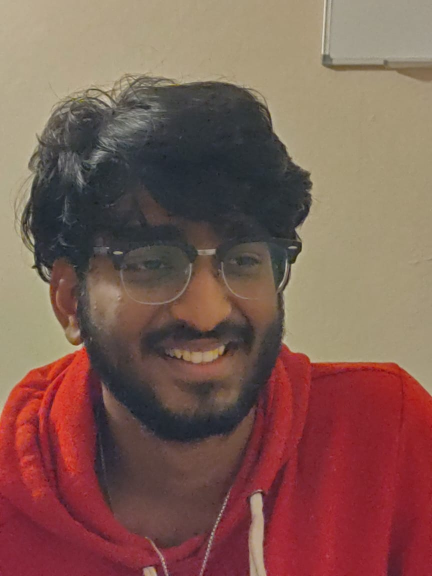
#> input picture Data/1.jpeg, 864 x 1152 px, found by its file name (shown at 1/2 size)
$ jupyter execute --allow-errors Face_Recognition.ipynb   (shell and % lines are left out)
#> lines starting #> are read from the running program, lines starting #| are printed output that depends on the picture
<a href="https://colab.research.google.com/github/iam-abbas/Live-Face-Blur/blob/master/Face_Recognition.ipynb" target="_parent"></a>

[cell 1]
import tensorflow as tf
from tensorflow.keras.models import Model
from tensorflow.keras.layers import Activation
from tensorflow.keras.layers import BatchNormalization
from tensorflow.keras.layers import Concatenate
from tensorflow.keras.layers import Conv2D
from tensorflow.keras.layers import Dense
from tensorflow.keras.layers import Dropout
from tensorflow.keras.layers import GlobalAveragePooling2D
from tensorflow.keras.layers import Input
from tensorflow.keras.layers import Lambda
from tensorflow.keras.layers import MaxPooling2D
from tensorflow.keras.layers import add
from tensorflow.keras import backend as K
from tensorflow.keras.preprocessing import image
from tensorflow.keras.preprocessing.image import load_img, save_img, img_to_array
from tensorflow.keras.applications.imagenet_utils import preprocess_input
from tensorflow.keras.models import load_model

from PIL import Image
from scipy import spatial
import matplotlib.pyplot as plt
import numpy as np

import cv2
from google.colab.patches import cv2_imshow

#> (a cell that did not finish here is left out)

#> (a cell that did not finish here is left out)

#> (a cell that did not finish here is left out)

#> (a cell that did not finish here is left out)

[cell 6]
def preprocess_image(image):
    height = input_details[0]['shape'][1]
    width = input_details[0]['shape'][2]
    img = cv2.resize(image, (height, width))
    img = img_to_array(img)
    img = np.expand_dims(img, axis=0)
    img = preprocess_input(img)
    return img

def l2_normalize(x):
    return x / np.sqrt(np.sum(np.multiply(x, x)))

def findCosineSimilarity(source_representation, test_representation):
    a = np.matmul(np.transpose(source_representation), test_representation)
    b = np.sum(np.multiply(source_representation, source_representation))
    c = np.sum(np.multiply(test_representation, test_representation))
    return 1 - (a / (np.sqrt(b) * np.sqrt(c)))

def findEuclideanDistance(source_representation, test_representation):
    euclidean_distance = source_representation - test_representation
    euclidean_distance = np.linalg.norm(euclidean_distance)
    return euclidean_distance

[cell 7]
def tflite_predict(data):
    interpreter.set_tensor(input_details[0]['index'], data)
    interpreter.invoke()
    prediction = interpreter.get_tensor(output_details[0]['index'])
    return prediction

#> (a cell that did not finish here is left out)

##### That's cool, minimal loss during conversion from keras model to tflite

[cell 9]
threshold = 0.4
#> threshold = 0.4

def verifyFace(img1, img2):

    img1_representation = tflite_predict(preprocess_image((img1)))[0,:]
    img2_representation = tflite_predict(preprocess_image((img2)))[0,:]

    img1_representation = l2_normalize(img1_representation)
    img2_representation = l2_normalize(img2_representation)

    euclidean_distance = findEuclideanDistance(img1_representation, img2_representation)
    print(euclidean_distance)

    if euclidean_distance < threshold:
        return True
    else:
        return False

[cell 10]
face_cascade_name = "Live-Face-Blur/haarcascade_frontalface_default.xml"
face_cascade = cv2.CascadeClassifier()
face_cascade.load(face_cascade_name)

def get_face(img):
  image = cv2.imread(img)
  result_image = image.copy()


  grayimg = cv2.cvtColor(image, cv2.COLOR_BGR2GRAY)
  grayimg = cv2.equalizeHist(grayimg)

  faces = face_cascade.detectMultiScale(grayimg, 1.1, 5, 0|cv2.CASCADE_SCALE_IMAGE, (20, 20))
  if len(faces) != 0:
    face_array = []
    x_y = []
    for f in faces:
        x, y, w, h = [ v for v in f ]
        sub_face = image[y:y+h, x:x+w]
        # sub_face = cv2.cvtColor(sub_face, cv2.COLOR_BGR2GRAY)
        face_array.append(sub_face)
        x_y.append([x, y])


    return face_array, x_y
  else:
    print("No face found.")
    return [image], [0, 0]

[cell 11]
def check_face(img):
  count = 0
  faces = []
  x_y = []
  imgs = []
  match = None
  for i in range(1, 6):
    imgs.append('Live-Face-Blur/Data/'+str(i)+'.jpeg')
  im_data, nay =  get_face(img)
  for i in range(len(im_data)):
    cv2_imshow(im_data[i])
    for im in imgs:
      im, no = get_face(im)
      if not verifyFace((im)[0], im_data[i]):
        faces.append(im_data[i])
        x_y.append(nay[i])
      else:
        match = im_data[i]
        print("found")
        count += 1


  return faces, x_y, match

#> (a cell that did not finish here is left out)

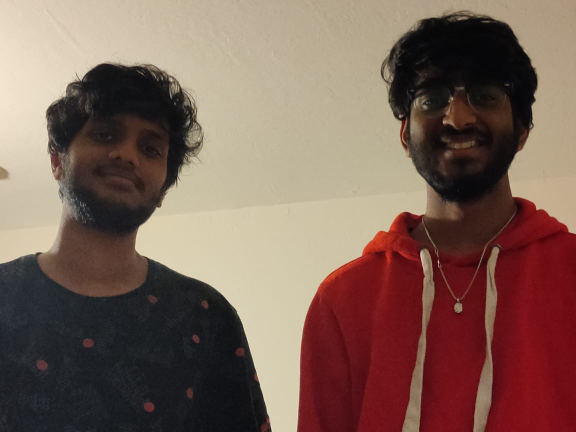
#> input picture t.jpeg, 1152 x 864 px, found by its file name (shown at 1/2 size)
#> in get_face, image is the input picture: shape (864, 1152, 3); mean B, G, R 87.7, 98.6, 124.9
#> in get_face, `grayimg = cv2.cvtColor(image, cv2.COLOR_BGR2GRAY)`:
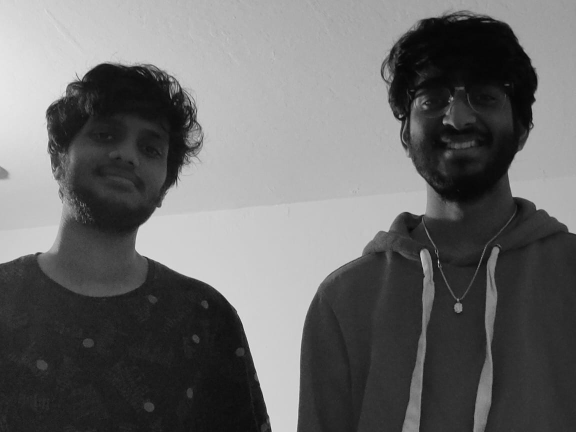
#> grayimg: shape (864, 1152) (shown at 1/2 size); min 0, max 238, mean 105.2
#> in get_face, `grayimg = cv2.equalizeHist(grayimg)`:
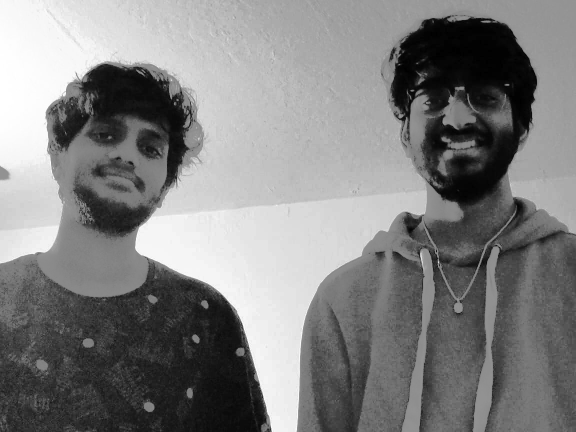
#> grayimg: shape (864, 1152) (shown at 1/2 size); min 0, max 255, mean 128.7
#> in get_face, `faces = face_cascade.detectMultiScale(grayimg, 1.1, 5, 0|cv2.CASCADE_S..`: faces = [[136, 191, 231, 231], [783, 81, 287, 287]]
#> the loop in get_face, `for f in faces:` made 2 passes
#> pass 1, in get_face, `sub_face = image[y:y+h, x:x+w]`:
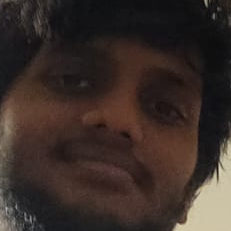
#> sub_face: shape (231, 231, 3); mean B, G, R 40.5, 45.4, 57.4
#> pass 2, in get_face, `sub_face = image[y:y+h, x:x+w]`:
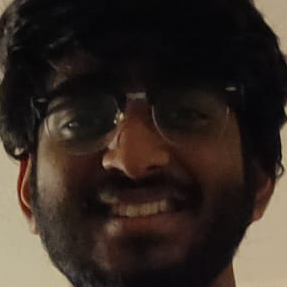
#> sub_face: shape (287, 287, 3); mean B, G, R 36.3, 42.8, 52.8
#> after the loop in get_face, `for f in faces:`: face_array = 2 items; x_y = [[136, 191], [783, 81]]
#> in check_face, `im_data, nay =  get_face(img)`: im_data = 2 items; nay = [[136, 191], [783, 81]]
#> call 2 of get_face, with img = 'Live-Face-Blur/Data/1.jpeg'
#> in get_face, image is the input picture: shape (1152, 864, 3); mean B, G, R 83.8, 93.2, 128.4
#> in get_face (call 2), `grayimg = cv2.cvtColor(image, cv2.COLOR_BGR2GRAY)`:
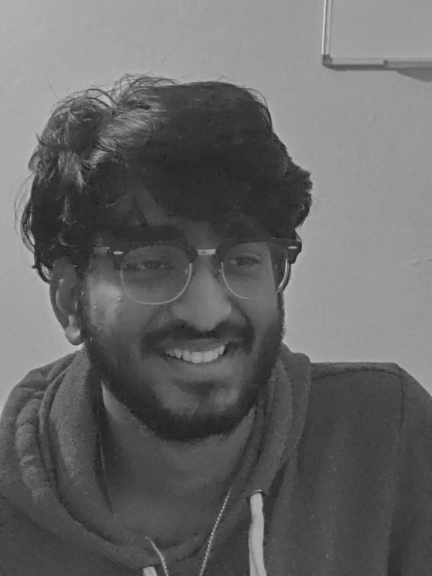
#> grayimg: shape (1152, 864) (shown at 1/2 size); min 19, max 216, mean 102.6
#> in get_face (call 2), `grayimg = cv2.equalizeHist(grayimg)`:
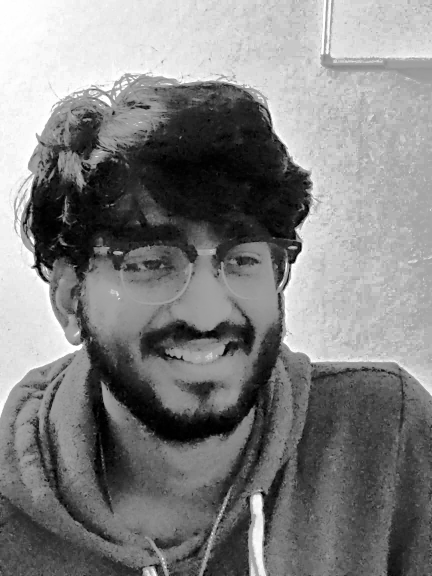
#> grayimg: shape (1152, 864) (shown at 1/2 size); min 0, max 255, mean 129.3
#> in get_face (call 2), `faces = face_cascade.detectMultiScale(grayimg, 1.1, 5, 0|cv2.CASCADE_S..`: faces = [[163, 349, 475, 475]]
#> the loop in get_face (call 2), `for f in faces:` made 1 pass
#> pass 1, in get_face (call 2), `sub_face = image[y:y+h, x:x+w]`:
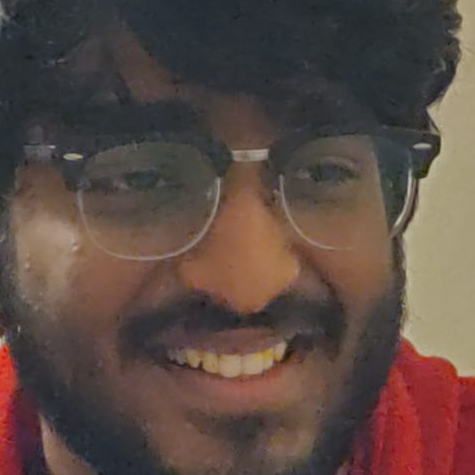
#> sub_face: shape (475, 475, 3); mean B, G, R 67.7, 74, 91.4
#> after the loop in get_face (call 2), `for f in faces:`: face_array = 1 item; x_y = [[163, 349]]
#> in check_face, `im, no = get_face(im)`: im = 1 item; no = [[163, 349]]
